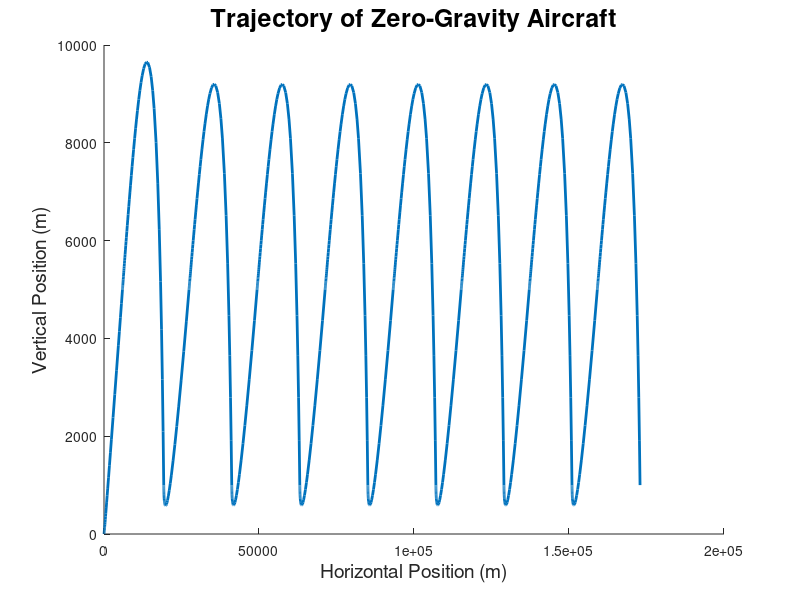

MATLAB code for this plot:
function plane()
% Modeling a Boeing 727

    g = 9.81;       % acceleration due to gravity (m/s^2)
    m = 65000;      % mass of airplane (kg)
    rho = 1.3;      % density of air (kg/m^3)
    A = 330;        % cross-sectional area of plane (m^2)
    C_l = 0.56;     % coefficient of lift (dimensionless)
    C_D = 0.6;      % coefficient of drag (dimensionless)
    
    F_thrust = 7500000;
    
    initial_pos = [0, 0];
    initial_vel = [40, 10];
    
    options = odeset('events', @events);
    options2 = odeset('events', @events2);
    
    [TIME, Y] = ode45(@thrust_on, [0, 2000], [initial_pos, initial_vel], options);
    t = TIME(end) - TIME(1);
    [TIME, Y_2] = ode45(@thrust_off, [2000, 4000], [Y(end, 1), Y(end, 2), Y(end, 3), Y(end, 4)], options2);
    
    Y = [Y; Y_2];
    
    %disp(Y);
    
    for i = 2:8
        [TIME, Y_2] = ode45(@thrust_on, [2000*i, 2000*(i+1)], [Y(end, 1), Y(end, 2), Y(end, 3), Y(end, 4)], options);
        Y = [Y; Y_2];
        t = t + (TIME(end) - TIME(1));
        [TIME, Y_2] = ode45(@thrust_off, [2000*(i+1), 2000*(i+2)], [Y(end, 1), Y(end, 2), Y(end, 3), Y(end, 4)], options2);
        Y = [Y; Y_2];
    end

    hold on;
    disp(t);
    plot(Y(:,1), Y(:,2), 'LineWidth', 2);
    %plot(Y_2(:,1), Y_2(:,2));
    %axis([0, 2e4, 0, 10000]);
    xlabel('Horizontal Position (m)', 'FontSize', 14);
    ylabel('Vertical Position (m)', 'FontSize', 14);
    title('Trajectory of Zero-Gravity Aircraft', 'FontSize', 18);

    function res = thrust_on(t, W)
        P = W(1:2);
        V = W(3:4);
        
        v = norm(V);
        v_hat = V / v;
        s_hat = fliplr(v_hat);
        
        %disp(t);
        %disp(F_thrust);
        %hold on;
        %plot(t, F_thrust, 'o');
        
        dPdt = V;
        dVdt = [0; -g] + ([F_thrust*cos(pi/4);F_thrust*cos(pi/4)]/m) + ((rho*A*v^2) / (2*m)) * (C_l*s_hat - C_D*v_hat);
        
        res = [dPdt; dVdt];
    end
    
    function res = thrust_off(t, W)
        P = W(1:2);
        V = W(3:4);
        
        v = norm(V);
        v_hat = V / v;
        s_hat = fliplr(v_hat);
        
        %disp(t);
        %disp(F_thrust);
        %hold on;
        %plot(t, F_thrust, 'o');
        
        dPdt = V;
        dVdt = [0; -g] + ([0; 0]/m) + ((rho*A*v^2) / (2*m)) * (C_l*s_hat - C_D*v_hat);
        
        res = [dPdt; dVdt];
    end

    function [value, isterminal,direction] = events(t, W) % kill thrust when height is increasing
        %value = W(2) - 9756;
        value = W(2) - 5000;
        direction = 1;
        isterminal = 1;
    end

    function [value, isterminal, direction] = events2(t, W) % when plane is too close to ground terminate
        value = W(2) - 1000;
        
        direction = -1;
        isterminal = 1;
    end

end